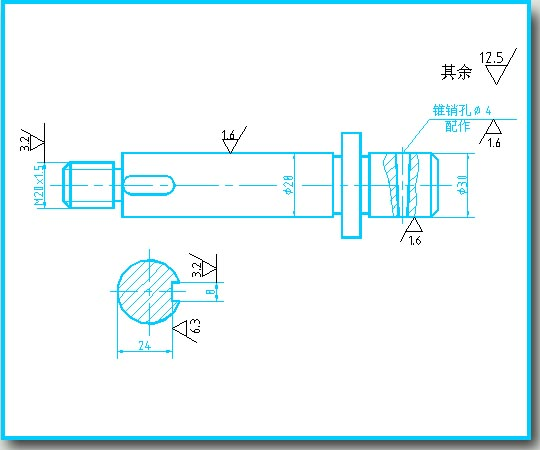
#> input picture assets/answers/101_13.jpg, 540 x 450 px; its folder holds only this picture in this run
$ python reencode_jpegs.py
#> lines starting #> are read from the running program, lines starting #| are printed output that depends on the picture
# -*- coding: utf-8 -*-
"""reencode_jpegs.py — 题面/答案扫描图 JPEG 重编码（q82 progressive，PSNR 门禁）。

用法：python tools/reencode_jpegs.py [--min-psnr 40] [--dry-run]
目录：assets/subjects, assets/answers
仅当重编码体积 < 原 90% 且 PSNR 达标时替换。
"""
from __future__ import annotations

import argparse
import glob
import io
import math
import os

import numpy as np
from PIL import Image

DIRS = ["assets/subjects", "assets/answers"]


def psnr(a: np.ndarray, b: np.ndarray) -> float:
    diff = a.astype(np.float64) - b.astype(np.float64)
    mse = float(np.mean(diff * diff))
    return float("inf") if mse == 0 else 10 * math.log10(255 * 255 / mse)


def main() -> int:
    ap = argparse.ArgumentParser()
    ap.add_argument("--min-psnr", type=float, default=40.0)
    ap.add_argument("--dry-run", action="store_true")
    args = ap.parse_args()

    os.chdir(os.path.dirname(os.path.dirname(os.path.abspath(__file__))))
    files = sorted(sum((glob.glob(f"{d}/*.jpg") for d in DIRS), []))

    changed = skipped = 0
    before = after = 0.0
    worst = (float("inf"), "")
    for path in files:
        size = os.path.getsize(path)
        before += size
        im = Image.open(path).convert("RGB")
#> im is the input picture: PIL image 540x450 RGB; mean R, G, B 233.4, 244.9, 246.9
        buf = io.BytesIO()
        im.save(buf, format="JPEG", quality=82, optimize=True, progressive=True)
        blob = buf.getvalue()
        if len(blob) >= size * 0.9:
            after += size
            skipped += 1
            continue
        decoded = np.asarray(Image.open(io.BytesIO(blob)))
        orig = np.asarray(im)
        score = psnr(orig, decoded)
#> in psnr, `diff = a.astype(np.float64) - b.astype(np.float64)`:
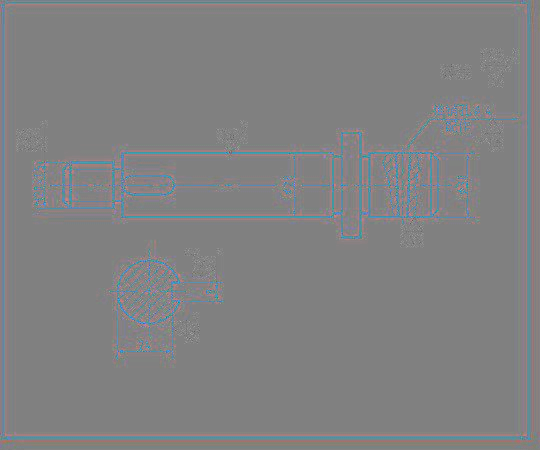
#> diff: shape (450, 540, 3) float64; mean R, G, B 0.3, 0.4, 0.9; drawn with min black and max white
#> in psnr, `mse = float(np.mean(diff * diff))`: mse = 17.63
#> score = 35.67
        if score < args.min_psnr:
            after += size
            skipped += 1
            continue
        if score < worst[0]:
            worst = (score, path)
        after += len(blob)
        changed += 1
        if not args.dry_run:
            with open(path, "wb") as fh:
                fh.write(blob)

    print(f"files: {len(files)}  rewritten: {changed}  skipped: {skipped}")
    print(f"size: {before/1048576:.1f} MB -> {after/1048576:.1f} MB "
          f"({(1 - after / max(before, 1)) * 100:.0f}% saved)")
    if changed:
        print(f"worst PSNR: {worst[0]:.1f} dB ({worst[1]})")
    return 0


if __name__ == "__main__":
    raise SystemExit(main())
#> (the program exits here)

$ run again, on assets/answers/105_18.jpg
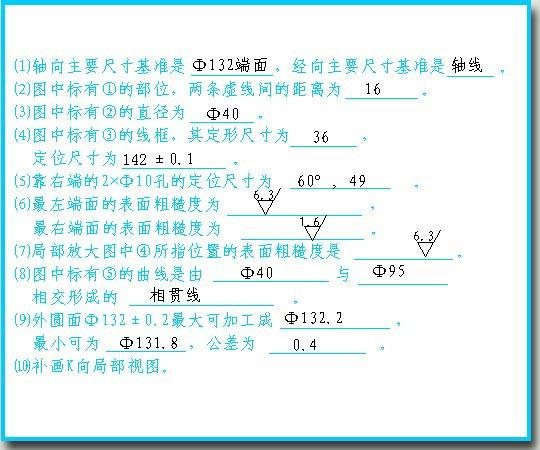
#> input picture assets/answers/105_18.jpg, 540 x 450 px
#> in main, im is the input picture: PIL image 540x450 RGB; mean R, G, B 225.3, 240.1, 241.2
#> in psnr, `diff = a.astype(np.float64) - b.astype(np.float64)`:
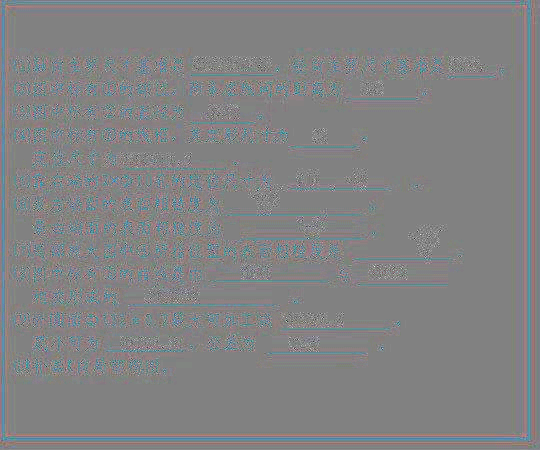
#> diff: shape (450, 540, 3) float64; mean R, G, B 0.2, 0.3, 0.6; drawn with min black and max white
#> mse = 10.15
#> score = 38.07

$ run again, on assets/answers/111_21.jpg
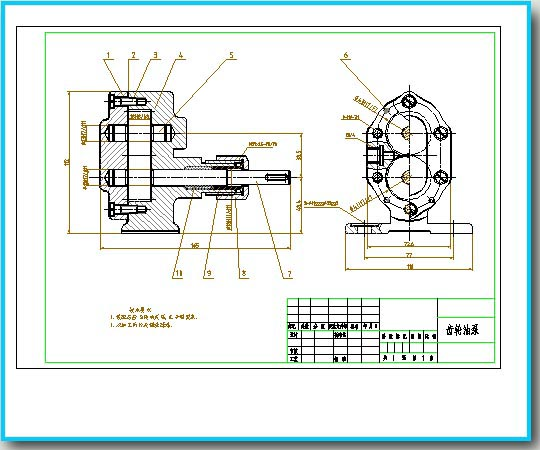
#> input picture assets/answers/111_21.jpg, 540 x 450 px
#> in main, im is the input picture: PIL image 540x450 RGB; mean R, G, B 225.4, 233.2, 230.7
#> in psnr, `diff = a.astype(np.float64) - b.astype(np.float64)`:
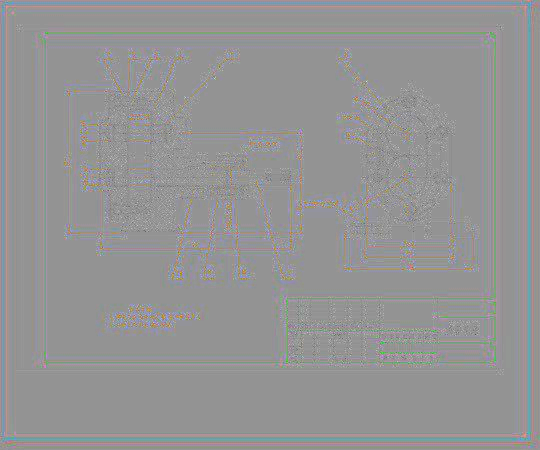
#> diff: shape (450, 540, 3) float64; mean R, G, B 0.4, 0.3, 0.5; drawn with min black and max white
#> mse = 11.57
#> score = 37.5

$ run again, on assets/answers/115_22_2.jpg
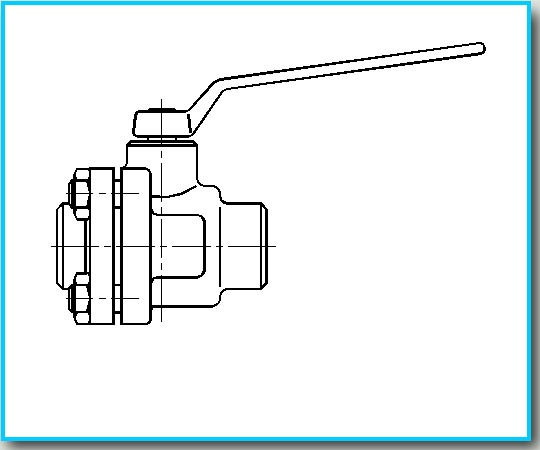
#> input picture assets/answers/115_22_2.jpg, 540 x 450 px
#> in main, im is the input picture: PIL image 540x450 RGB; mean R, G, B 233.2, 239.6, 240.8
#> in psnr, `diff = a.astype(np.float64) - b.astype(np.float64)`:
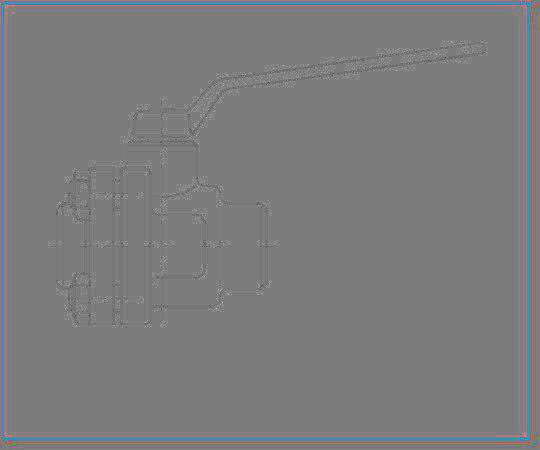
#> diff: shape (450, 540, 3) float64; mean R, G, B 0.1, 0.1, 0.4; drawn with min black and max white
#> mse = 5.22
#> score = 40.95
#> worst = (40.95, 'assets/answers/115_22_2.jpg')
#| worst PSNR: 41.0 dB (assets/answers/115_22_2.jpg)

$ run again, on assets/answers/102_14.jpg
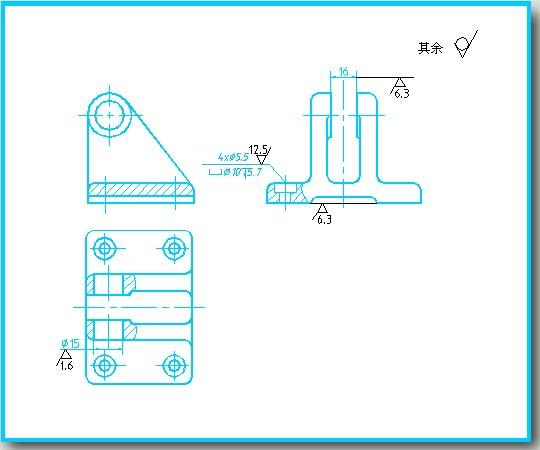
#> input picture assets/answers/102_14.jpg, 540 x 450 px
#> in main, im is the input picture: PIL image 540x450 RGB; mean R, G, B 232.9, 245, 246.5
#> in psnr, `diff = a.astype(np.float64) - b.astype(np.float64)`:
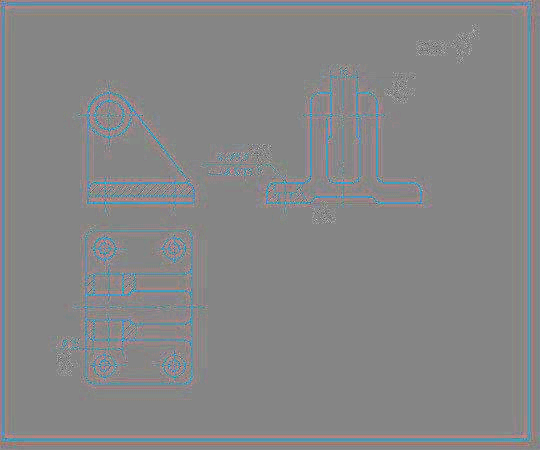
#> diff: shape (450, 540, 3) float64; mean R, G, B 0.1, 0.2, 0.5; drawn with min black and max white
#> mse = 7.22
#> score = 39.55
